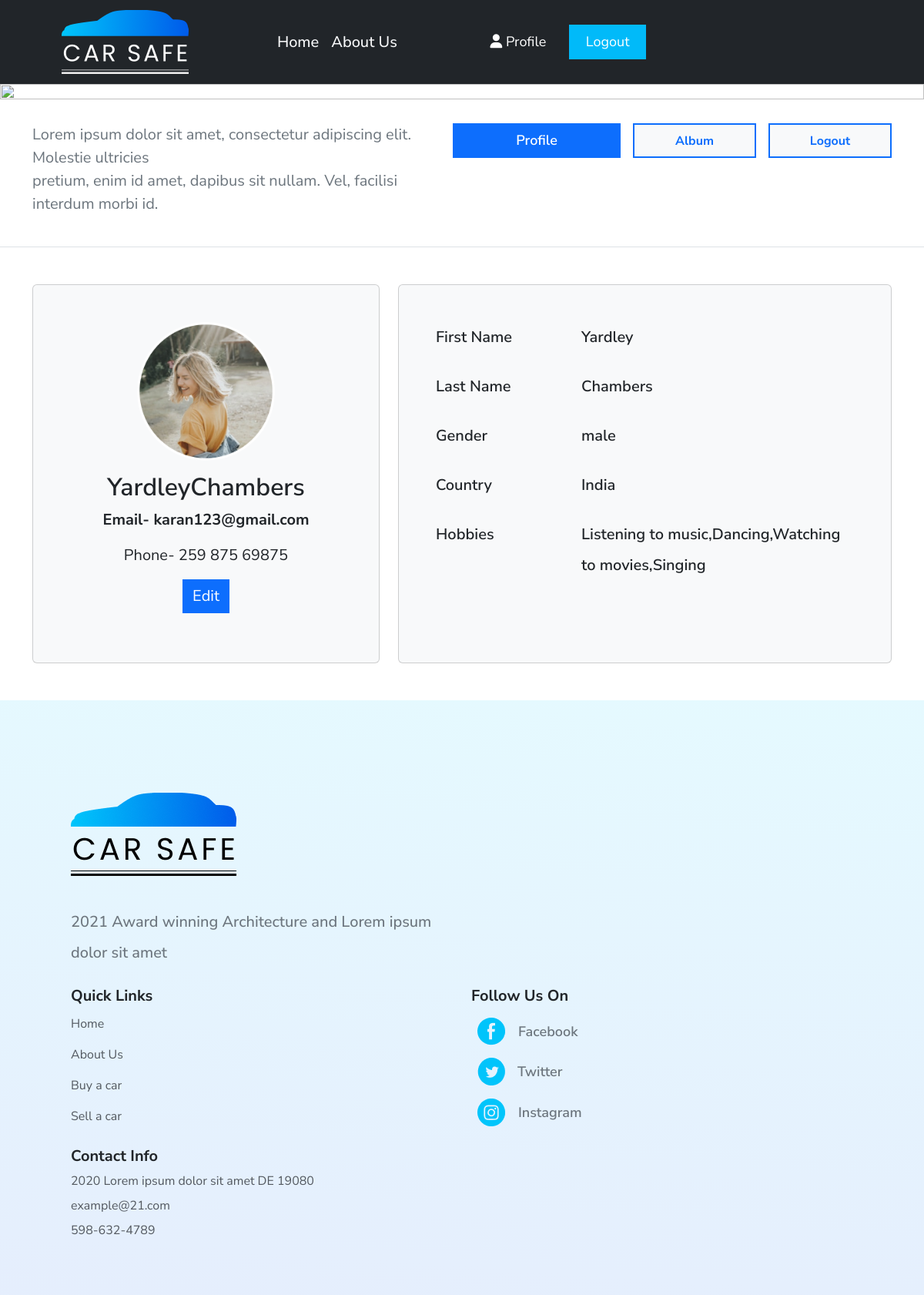
Screenshot of /profile_view.php (signed in) with the database file from the repository.
### tables this page shows
CREATE TABLE `users` (
  `id` int NOT NULL,
  `fname` varchar(30) NOT NULL,
  `lname` varchar(30) NOT NULL,
  `email` varchar(100) NOT NULL,
  `password` varchar(250) NOT NULL,
  `country` varchar(40) NOT NULL,
  `gender` varchar(10) NOT NULL,
  `hobbies` varchar(100) NOT NULL,
  `created_at` timestamp NOT NULL DEFAULT CURRENT_TIMESTAMP,
  `profile_img` varchar(500) DEFAULT NULL
);

### controller/helper.php (called while the page is built, shortened)
<?php
function getUserDetails($conn)
{
  try {
    $userId = $_SESSION['userId'];
    $query = "SELECT * FROM users WHERE id = '$userId'";
    $result = mysqli_query($conn, $query);
    return mysqli_fetch_assoc($result);
  } catch (\Exception $e) {
    echo die('Error:' . $e->getMessage());
  }
}

### profile_view.php (the view, shortened to what this page needs)
<?php
include('./config/db.php');
include('./controller/helper.php');
$userDetail = getUserDetails($conn);
include('./partials/indexheader.php');
include('./partials/hero-banner.php');
?>
<div class="container py-5">
    <div class="row row-cols-1 row-cols-md-3 g-4 flex-wrap detail-col">
        <div class="col-sm-6 col-md-12 col-lg-5 mb-3 mb-sm-0 detail-row">
            <div class="card bg-body-tertiary d-flex justify-content-center align-items-center py-5 h-100">
                <img src="./assets/images/profile-images/<?php echo $userDetail['profile_img']; ?>" alt="" class="rounded-circle" width="40%">
                <div class="card-body text-center">
                    <h2 class="text-dark fw-semibold"><?php echo $userDetail['fname'] . $userDetail['lname'] ?></h2>
                    <p class="fw-bold fs-5">Email- <?php echo $userDetail['email'] ?></p>
                    <p class=" fs-5">Phone- 259 875 69875</p>
                    <a href="./controller/edit-profile.php" class="link-light link-offset-2 link-underline-opacity-0">
                        <button type="button" class="btn btn-primary rounded-0 fs-5">Edit</button>
                    </a>
                </div>
            </div>
        </div>
        <div class="col-sm-6 col-md-12 col-lg-7 detail-row">
            <div class="card bg-body-tertiary p-5 h-100">
                <div class="row flex-wrap flex g-4">
                    <div class="col-6 col-sm-4 col-md-6 col-lg-4 fs-5 lh-lg fw-semibold text-dark">First Name</div>
                    <div class="col-6 col-sm-4 col-md-6 col-lg-8 fs-5 lh-lg  fw-semibold text-dark"><?php echo $userDetail['fname'] ?></div>
                    <div class="col-6 col-sm-4 col-md-6 col-lg-4 fs-5 lh-lg fw-semibold text-dark">Last Name</div>
                    <div class="col-6 col-sm-4 col-md-6 col-lg-8 fs-5 lh-lg  fw-semibold text-dark"><?php echo $userDetail['lname'] ?></div>
                    <div class="col-6 col-sm-4 col-md-6 col-lg-4 fs-5 lh-lg fw-semibold text-dark">Gender</div>
                    <div class="col-6 col-sm-4 col-md-6 col-lg-8 fs-5 lh-lg  fw-semibold text-dark"><?php echo $userDetail['gender'] ?></div>
                    <div class="col-6 col-sm-4 col-md-6 col-lg-4 fs-5 lh-lg fw-semibold text-dark">Country</div>
                    <div class="col-6 col-sm-4 col-md-6 col-lg-8 fs-5 lh-lg  fw-semibold text-dark"><?php echo $userDetail['country'] ?></div>
                    <div class="col-6 col-sm-4 col-md-6 col-lg-4 fs-5 lh-lg fw-semibold text-dark">Hobbies</div>
                    <div class="col-6 col-sm-4 col-md-6 col-lg-8 fs-5 lh-lg  fw-semibold text-dark"><?php echo $userDetail['hobbies'] ?></div>
                </div>
            </div>
        </div>
    </div>
</div>
<?php include('./partials/indexfooter.php') ?>

### assets/css/style.css (style rules this page uses)
* { font-family: "Nunito Sans", sans-serif; }

### rows the page displays
users: profile_img (picture), fname "Yardley", lname "Chambers", email "karan123@gmail.com", gender "male", country "India", hobbies "Listening to music,Dancing,Watching to movies,Singing"
